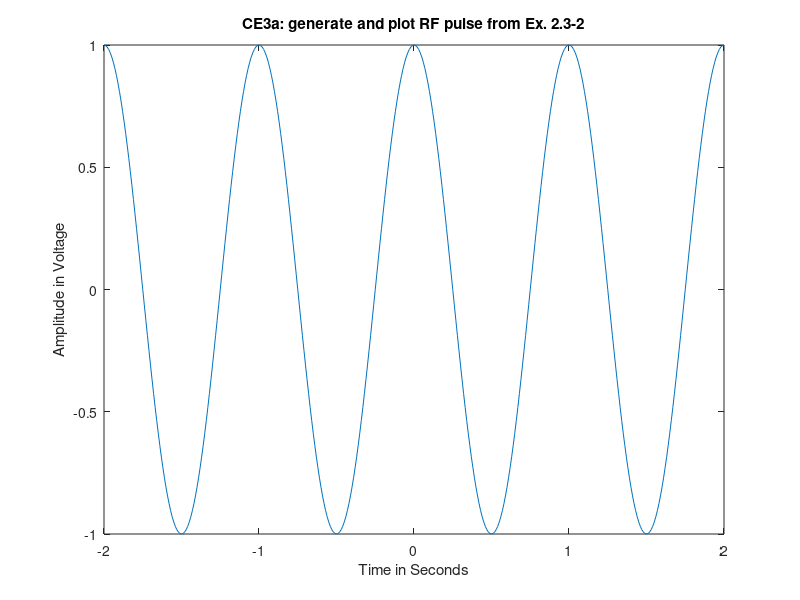
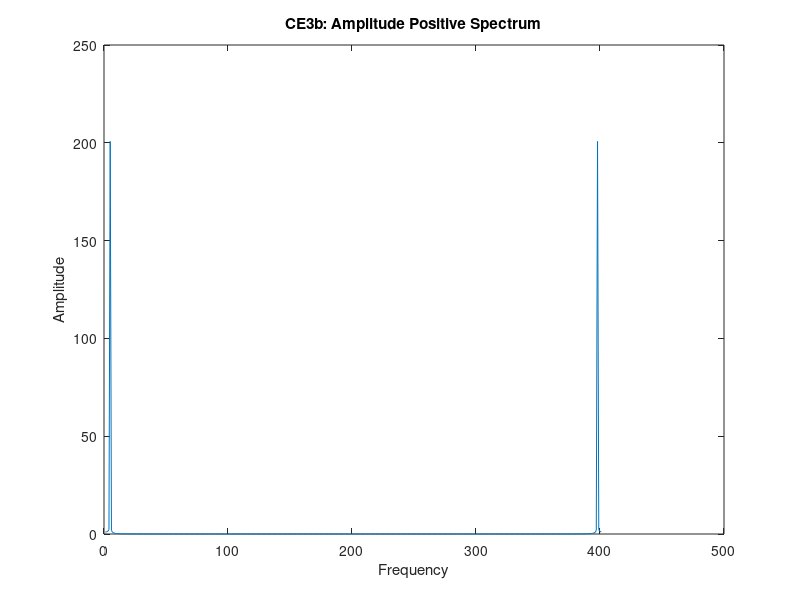
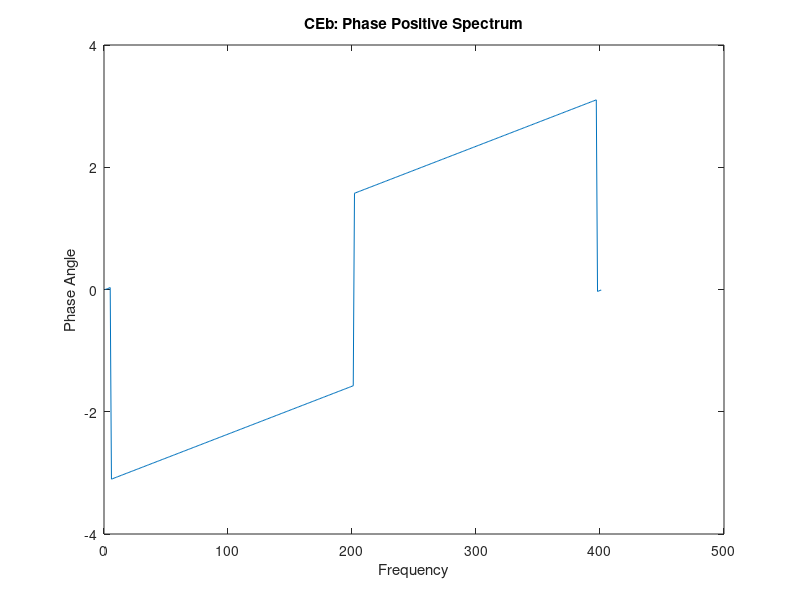

These figures' MATLAB source, in order:
%EE 354
%Lisa Jacklin
%Homework 3
%9/20/2022

%CE3a: generate and plot RF pulse from Ex 2.3-2 on pg 59

A = 1; %amperage is 1 volt
pd = 1; %1second pulse duration
Fc = 10; %10 Hz
Fs = 100; % this is the sampling frequency
t = (-2:1/Fs:2); % and the time span we are hoping to cover...

%equation from Ex. 2.3-2 
% z(t) = A[rect](t/timeconstant) cos(omegac)t

x= cos(pi*t *2);

plot (t,x);
title('CE3a: generate and plot RF pulse from Ex. 2.3-2');
xlabel('Time in Seconds');
ylabel('Amplitude in Voltage');

%CE3b: positive side spectrum (amplitude and phase)
N = 10; %scale
F=fft(x);
fr=(0:N)*Fs/(N);
figure, plot(abs(F))
title ('CE3b: Amplitude Positive Spectrum');
xlabel('Frequency');
ylabel('Amplitude');


figure, plot ( angle(F));
title ("CEb: Phase Positive Spectrum");
xlabel('Frequency');
ylabel('Phase Angle');